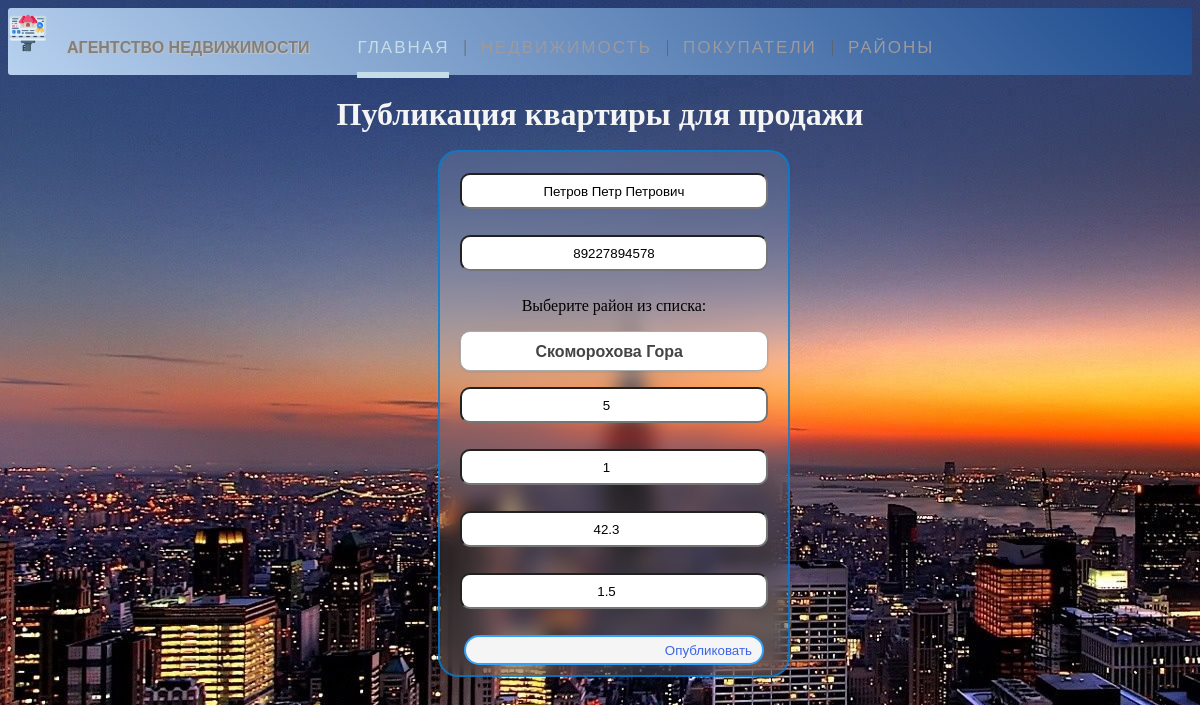
The page /sellers/2/update on the database as committed earlier.
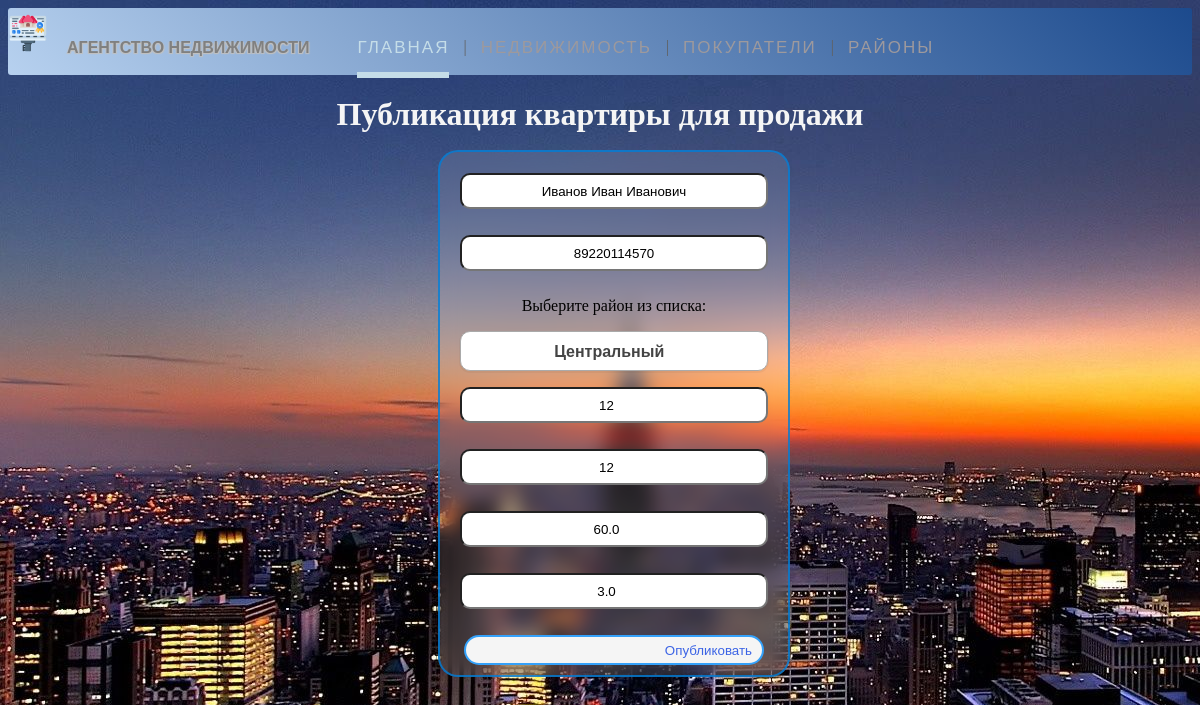
The same page on the database as committed later.
### webApp/models.py (models this page shows, shortened)
class Sellers(models.Model):
    id = models.AutoField('id', primary_key=True)
    fio = models.CharField('ФИО', max_length=50)
    phone = models.CharField('Номер телефона', max_length=12)
    id_district = models.IntegerField('Район')
    number_floors = models.IntegerField('Количество этажей')
    number_sell_floor = models.IntegerField('номер этажа')
    area = models.FloatField('Площадь')
    price = models.FloatField('Цена')
    class Meta:
        verbose_name = 'Продавец'
        verbose_name_plural = 'Продавецы'

class Directory(models.Model):
    id = models.AutoField('id', primary_key=True)
    name_district = models.CharField('Район', max_length=60)
    class Meta:
        verbose_name = 'Район'
        verbose_name_plural = 'Районы'

### webApp/views.py (the view)
# urls.py: path('sellers/<int:pk>/update', views.updateSellers, name='seller-update'),
def updateSellers(request, pk):
    sellers = Sellers.objects.get(id=pk)
    error = ''
    if request.method == "POST":
        error = saveDataSeller(request, sellers)
        if error == '':
            return redirect('sellers-page')
    directorys = Directory.objects.all()
    form = {
        'fio': sellers.fio,
        'phone': sellers.phone,
        'district': Directory.objects.filter(id=sellers.id_district)[0].name_district,
        'number_floors': sellers.number_floors,
        'number_sell_floor': sellers.number_sell_floor,
        'area': sellers.area,
        'price': sellers.price
    }
    return render(request, 'webApp/add_apartment.html', {"form": form, "error": error, "directorys": directorys})

### webApp/templates/webApp/add_apartment.html (shortened to what this page needs)
{% extends 'webApp/base.html' %}
{% block content %}
    <div class="container-input">
        <h1 class="text-head">Публикация квартиры для продажи</h1>
        <form id="form-add-apartment" method="post">
            <p>
                {% if form is not null %}
                    <input type="text" name="fio" value="{{ form.fio }}" placeholder="ФИО"/>
                {% else %}
                    <input type="text" name="fio" placeholder="ФИО"/>
                {% endif %}
            </p>
            <p>
                {% if form is not null %}
                    <input type="text" name="phone" value="{{ form.phone }}" placeholder="Телефон"/>
                {% else %}
                    <input type="text" name="phone" placeholder="Телефон"/>
                {% endif %}
            </p>
            <label>Выберите район из списка:</label>
            <p><select name="district" class="select-css-seller">
                 {% if form is not null %}
                     <option value="{{ form.district}}">{{ form.district}}</option>
                 {% else %}
                     <option>Выберите район</option>
                 {% endif %}
            </select></p>
            <p>
                {% if form is not null %}
                    <input type="number" name="number_floors" value="{{ form.number_floors }}" placeholder="Этажей в доме"/>
                {% else %}
                    <input type="number" name="number_floors" placeholder="Этажей в доме"/>
                {% endif %}
            </p>
            <p>
                {% if form is not null %}
                    <input type="number" name="number_sell_floor" value="{{ form.number_sell_floor }}" placeholder="№ этажа"/>
                {% else %}
                    <input type="number" name="number_sell_floor" placeholder="№ этажа"/>
                {% endif %}
            </p>
            <p>
                {% if form is not null %}
                    <input type="number" name="area" step="0.01" value="{{ form.area }}" placeholder="Площадь"/>
                {% else %}
                    <input type="number" name="area" step="0.01" placeholder="Площадь"/>
                {% endif %}
            </p>
            <p>
                {% if form is not null %}
                    <input type="number" name="price" step="0.01" value="{{ form.price }}" placeholder="Цена"/>
                {% else %}
                    <input type="number" name="price" step="0.01" placeholder="Цена"/>
                {% endif %}
            </p>
            <input class="btn-publication" type="submit" value="Опубликовать" > <br>
    </form>
    </div>
{% endblock %}

Rows that differ between the two databases and show on the page:
changed Sellers: fio "Петров Петр Петрович" → "Иванов Иван Иванович"; phone "89227894578" → "89220114570"; area "42.3" → "60.0"; price "1.5" → "3.0"
changed Directory: district "Скоморохова Гора" → "Центральный"
Other text that changed with them:
form field number_floors: "5" → "12"
form field number_sell_floor: "1" → "12"
